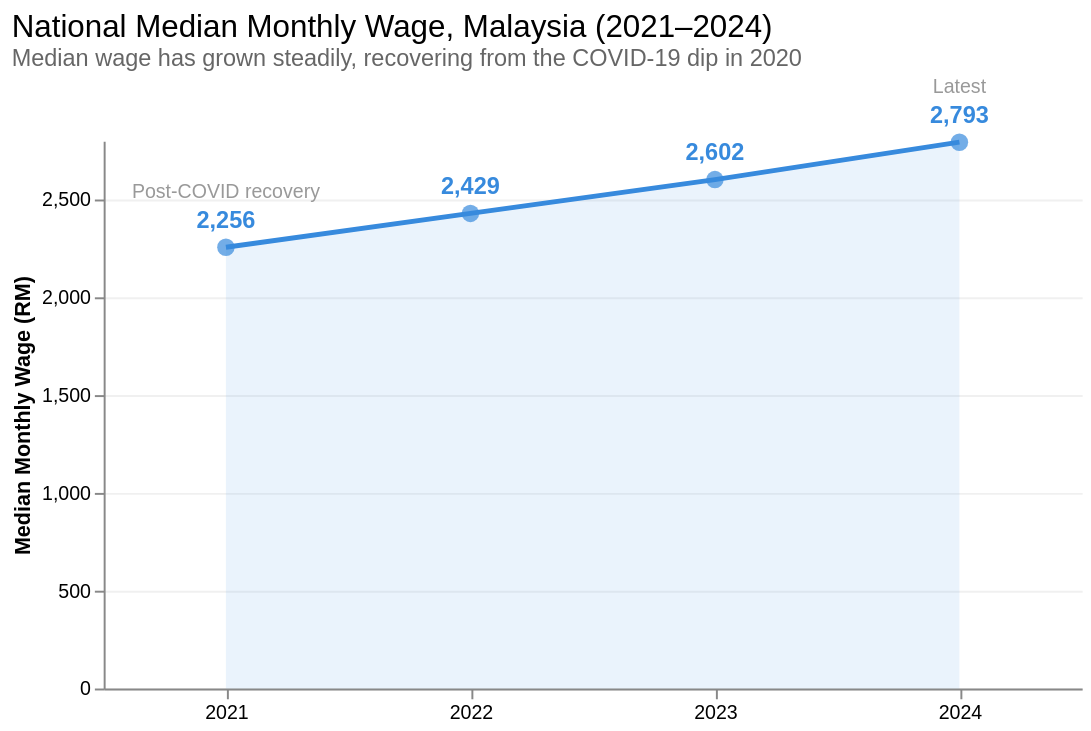

This figure's Vega-Lite source:
### Vega-Lite specification from a JSON file in a GitHub repository (floating-point values rounded to 4 significant figures)
{"$schema": "https://vega.github.io/schema/vega-lite/v5.json", "title": {"text": "National Median Monthly Wage, Malaysia (2021–2024)", "subtitle": "Median wage has grown steadily, recovering from the COVID-19 dip in 2020", "fontSize": 16, "subtitleFontSize": 12, "anchor": "start", "fontWeight": "normal", "subtitleColor": "#666"}, "width": 500, "height": 280, "data": {"values": [{"year": "2021", "median_wage": 2256, "annotation": "Post-COVID recovery"}, {"year": "2022", "median_wage": 2429, "annotation": ""}, {"year": "2023", "median_wage": 2602, "annotation": ""}, {"year": "2024", "median_wage": 2793, "annotation": "Latest"}]}, "layer": [{"mark": {"type": "area", "line": {"color": "#378ADD", "strokeWidth": 2.5}, "color": "#378ADD", "opacity": 0.1}, "encoding": {"x": {"field": "year", "type": "ordinal", "title": null, "axis": {"labelAngle": 0}}, "y": {"field": "median_wage", "type": "quantitative", "title": "Median Monthly Wage (RM)", "scale": {"zero": false}, "axis": {"grid": true, "gridColor": "#f0f0f0", "format": ",.0f"}}}}, {"mark": {"type": "point", "filled": true, "size": 80, "color": "#378ADD"}, "encoding": {"x": {"field": "year", "type": "ordinal"}, "y": {"field": "median_wage", "type": "quantitative"}, "tooltip": [{"field": "year", "type": "ordinal", "title": "Year"}, {"field": "median_wage", "type": "quantitative", "title": "Median Wage (RM)", "format": ",.0f"}]}}, {"mark": {"type": "text", "dy": -14, "fontSize": 12, "fontWeight": "bold", "color": "#378ADD"}, "encoding": {"x": {"field": "year", "type": "ordinal"}, "y": {"field": "median_wage", "type": "quantitative"}, "text": {"field": "median_wage", "type": "quantitative", "format": ",.0f"}}}, {"mark": {"type": "text", "dy": -28, "fontSize": 10, "color": "#999"}, "encoding": {"x": {"field": "year", "type": "ordinal"}, "y": {"field": "median_wage", "type": "quantitative"}, "text": {"field": "annotation", "type": "nominal"}}}], "config": {"view": {"stroke": null}, "axis": {"grid": false, "labelFont": "sans-serif", "titleFont": "sans-serif"}}}
